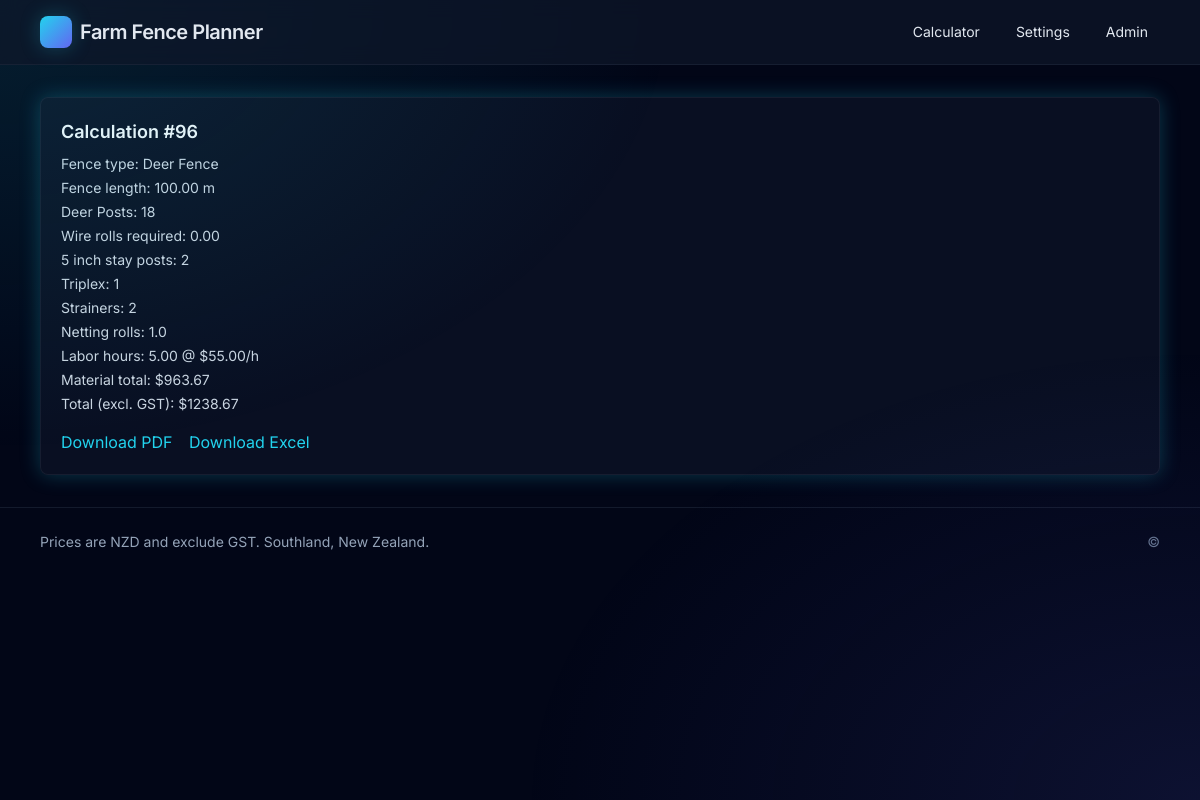
Page /calculation/96 on the committed database.
### fence_calculator/models.py (models this page shows, shortened)
class FenceCalculation(models.Model):
    fence_type = models.ForeignKey(FenceType, on_delete=models.PROTECT)
    fence_length = models.DecimalField(max_digits=10, decimal_places=2)
    posts_required = models.PositiveIntegerField()
    wire_length_meters = models.DecimalField(max_digits=10, decimal_places=2)
    wire_rolls_required = models.DecimalField(max_digits=8, decimal_places=2)
    netting_type = models.CharField(max_length=20, default='none')
    netting_height_cm = models.DecimalField(max_digits=6, decimal_places=2, null=True, blank=True)
    electric_outrigger = models.BooleanField(default=False)
    labor_hours = models.DecimalField(max_digits=6, decimal_places=2)
    labor_rate_per_hour = models.DecimalField(max_digits=6, decimal_places=2)
    labor_cost = models.DecimalField(max_digits=10, decimal_places=2)
    material_costs = models.JSONField(default=dict)
    total_material_cost = models.DecimalField(max_digits=12, decimal_places=2)
    total_cost = models.DecimalField(max_digits=12, decimal_places=2)
    price_overrides = models.JSONField(default=dict, blank=True)
    user_session = models.CharField(max_length=64, blank=True)
    created_at = models.DateTimeField(auto_now_add=True)

class TimeStampedModel(models.Model):
    created_at = models.DateTimeField(auto_now_add=True)
    updated_at = models.DateTimeField(auto_now=True)
    class Meta:
        abstract = True

class FenceType(TimeStampedModel):
    NAME_CHOICES = [
        ('2_wire_electric', '2 Wire Electric'),
        ('3_wire_electric', '3 Wire Electric'),
        ('9_wire_hot', '9 Wire Hot'),
        ('9_wire_barb', '9 Wire Barb'),
        ('netting_hot', 'Netting + Hot'),
        ('deer', 'Deer Fence'),
    ]
    name = models.CharField(max_length=50, choices=NAME_CHOICES, unique=True)
    display_name = models.CharField(max_length=100)
    description = models.TextField(blank=True)
    post_spacing = models.DecimalField(max_digits=5, decimal_places=2, validators=[MinValueValidator(Decimal('0.01'))])
    wire_count = models.PositiveIntegerField()
    requires_insulators = models.BooleanField(default=False)
    requires_strainers = models.BooleanField(default=True)
    requires_energiser = models.BooleanField(default=False)
    post_material = models.ForeignKey(Material, on_delete=models.PROTECT, related_name='post_fence_types', null=True, blank=True)
    wire_material = models.ForeignKey(Material, on_delete=models.PROTECT, related_name='wire_fence_types', null=True, blank=True)
    barb_wire_material = models.ForeignKey(Material, on_delete=models.PROTECT, related_name='barb_wire_fence_types', null=True, blank=True)
    netting_material = models.ForeignKey(Material, on_delete=models.PROTECT, related_name='netting_fence_types', null=True, blank=True)
    is_active = models.BooleanField(default=True)
    def __str__(self) -> str:
        return self.display_name or self.get_name_display()

### fence_calculator/views.py (the view)
# urls.py: path('calculation/<int:pk>', views.calculation_detail, name='calculation_detail'),
def calculation_detail(request: HttpRequest, pk: int) -> HttpResponse:
    calc = get_object_or_404(FenceCalculation, pk=pk)
    return render(request, 'fence_calculator/calculation_detail.html', {'calc': calc})

### templates/fence_calculator/calculation_detail.html
{% extends 'base.html' %}
{% block content %}
<div class="rounded-lg p-5 border border-slate-800/60 bg-slate-900/60 shadow-glow">
  <h2 class="text-lg font-semibold mb-2 text-slate-100">Calculation #{{ calc.id }}</h2>
  <div class="text-sm space-y-1 text-slate-300">
    <div>Fence type: {{ calc.fence_type }}</div>
    <div>Fence length: {{ calc.fence_length }} m</div>
    {% if calc.material_costs.posts %}
    <div>{{ calc.material_costs.posts.material }}: {{ calc.material_costs.posts.quantity }}</div>
    {% else %}
    <div>5inch posts: {{ calc.posts_required }}</div>
    {% endif %}
    <div>Wire rolls required: {{ calc.wire_rolls_required }}</div>
    {% if calc.material_costs.stay_posts %}
    <div>5 inch stay posts: {{ calc.material_costs.stay_posts.quantity }}</div>
    {% endif %}
    {% if calc.material_costs.triplex %}
    <div>Triplex: {{ calc.material_costs.triplex.quantity }}</div>
    {% endif %}
    {% if calc.material_costs.strainers %}
    <div>Strainers: {{ calc.material_costs.strainers.quantity }}</div>
    {% endif %}
    {% if calc.material_costs.netting %}
    <div>Netting rolls: {{ calc.material_costs.netting.quantity }}</div>
    {% endif %}
    <div>Labor hours: {{ calc.labor_hours }} @ ${{ calc.labor_rate_per_hour }}/h</div>
    <div>Material total: ${{ calc.total_material_cost }}</div>
    <div>Total (excl. GST): ${{ calc.total_cost }}</div>
  </div>
  <div class="mt-4 space-x-3">
    <a href="/export_pdf/{{ calc.id }}" class="text-primary-400 hover:text-primary-300 underline-offset-2 hover:underline">Download PDF</a>
    <a href="/export_excel/{{ calc.id }}" class="text-primary-400 hover:text-primary-300 underline-offset-2 hover:underline">Download Excel</a>
  </div>
  </div>
{% endblock %}

### rows in the picture
FenceCalculation: id "96", fence_type "Deer Fence", fence_length "100.00", material_costs.posts.material "Deer Posts", material_costs.posts.quantity "18", wire_rolls_required "0.00", material_costs.stay_posts.quantity "2", material_costs.triplex.quantity "1", material_costs.strainers.quantity "2", material_costs.netting.quantity "1.0", labor_hours "5.00", labor_rate_per_hour "55.00", total_material_cost "963.67", total_cost "1238.67"
